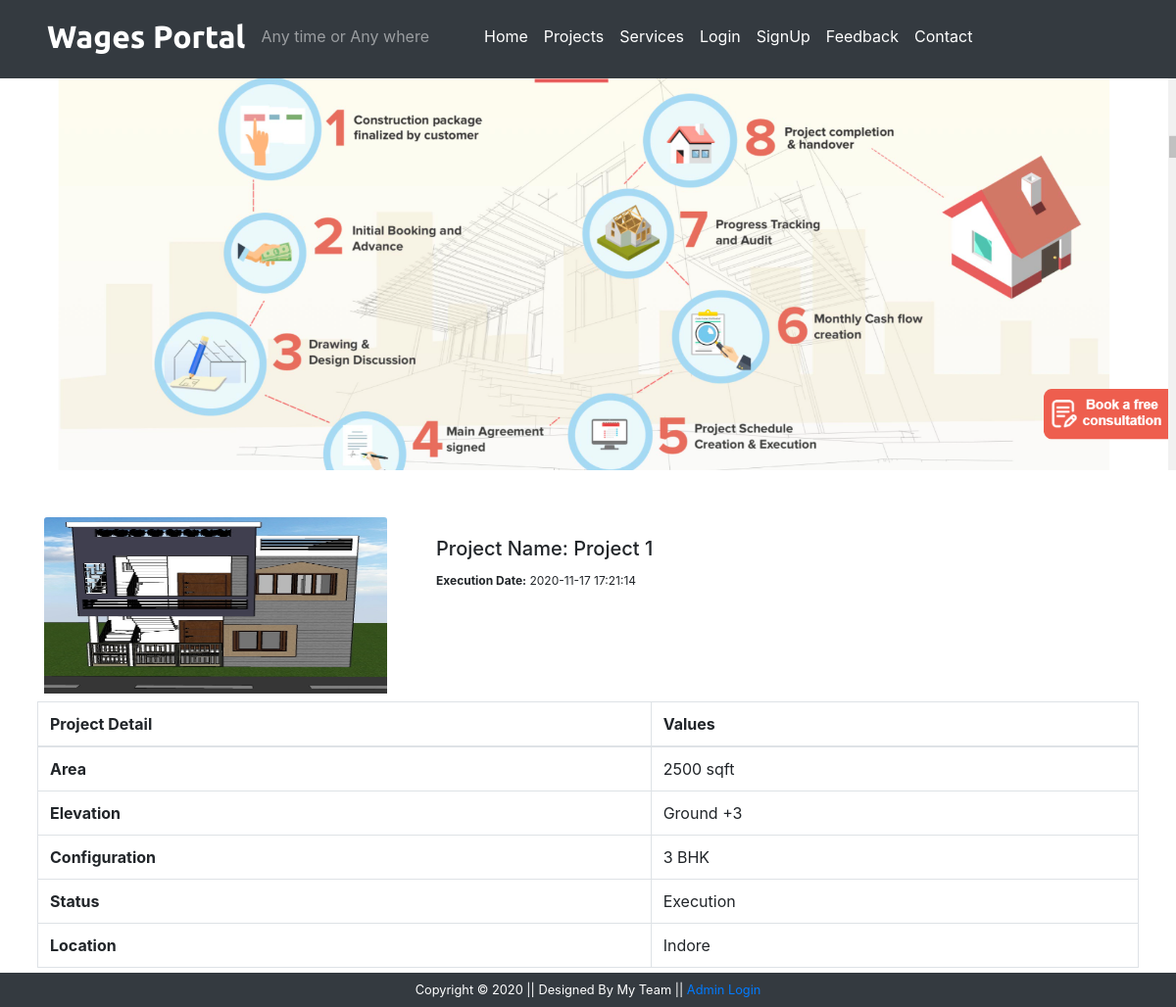
The page /projectdetail.php?p_id=1 on the database its author committed.
### tables this page shows
CREATE TABLE `projects` (
  `p_id` int(3) NOT NULL,
  `s_id` int(3) NOT NULL,
  `contract_mn` varchar(10) NOT NULL,
  `p_area` varchar(255) NOT NULL,
  `p_elevation` varchar(255) NOT NULL,
  `p_configuration` varchar(255) NOT NULL,
  `p_status` varchar(255) NOT NULL,
  `p_location` varchar(255) NOT NULL,
  `p_img` text NOT NULL,
  `p_date` timestamp NOT NULL DEFAULT CURRENT_TIMESTAMP ON UPDATE CURRENT_TIMESTAMP
);

### projectdetail.php (the view, shortened to what this page needs)
<?php
    include('./include/header.php');
?>
<div class="container-fluid bg-dark">
    <div class="row">
        <img src="img/coursedetail.png" alt="DetailProject" style="height:400px; width:100%; object-fit:cover; box-shadow:10px; margin-top: 80px;" />
    </div>
</div>
<div class="container mt-5 mb-3">
     <?php
        if(isset($_GET['p_id'])){
            $project_id = $_GET['p_id'];
            $sql = "SELECT * FROM projects WHERE p_id = '$project_id'";
           $result = $conn->query($sql);
           $row = $result->fetch_assoc();
        }
        ?>
    <div class="row">
        <div class="col-md-4">
            <img src="<?php echo str_replace('..', '.', $row['p_img']); ?>" alt="Project" class="card-img-top" height="180px" />
        </div>
        <div class="col-md-8">
            <div class="card-body">
                <h5 class="card-title">Project Name: Project <?php echo $row['p_id']; ?></h5>
                <p class="card-text"><b>Execution Date:</b> <?php echo $row['p_date']; ?></p>
            </div>
        </div>
    </div>
    <div class="container p-2">
        <div class="row">
            <table class="table table-bordered table-hover">
                <thead>
                    <tr>
                        <th scope="col">Project Detail</th>
                        <th scope="col">Values</th>
                    </tr>
                </thead>
                <tbody>
                    <tr>
                        <th scope="row">Area</th>
                        <td><?php echo $row['p_area']; ?></td>
                    </tr>
                    <tr>
                        <th scope="row">Elevation</th>
                        <td><?php echo $row['p_elevation']; ?></td>
                    </tr>
                    <tr>
                       <th scope="row">Configuration</th>
                        <td><?php echo $row['p_configuration']; ?></td>
                    </tr>
                    <tr>
                        <th scope="row">Status</th>
                        <td><?php echo $row['p_status']; ?></td>
                    </tr>
                    <tr>
                       <th scope="row">Location</th>
                        <td><?php echo $row['p_location']; ?></td>
                    </tr>
                </tbody>
            </table>
        </div>
    </div>
</div>
<?php
  include('./include/footer.php');
?>

### css/style.css (style rules this page uses)
* { margin: 0; padding: 0; box-sizing: border-box; }
.card-text { font-size: 12px; }

### rows shown on the page
projects: p_img (picture), p_id "1", p_date "2020-11-17 17:21:14", p_area "2500 sqft", p_elevation "Ground +3", p_configuration "3 BHK", p_status "Execution", p_location "Indore"
